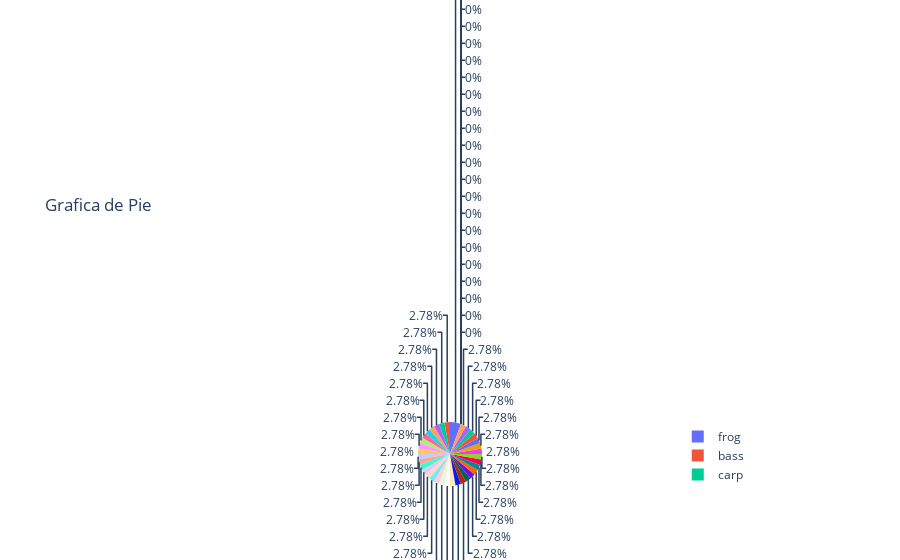

Notebook code for this chart:
### Markdown cell above
#### Grafico pie():
- Sirve para ver de manera rapida y general que datos tenemos y como estan organizados
- Se pasa como primer argumento el DataFrame,

### Code cell
px.pie(df_zoo, values='aquatic', names='animal name', title='Grafica de Pie')

### Figure 1 — Plotly figure (JSON) as saved in the notebook; plotly's stock layout.template omitted (floating-point values rounded to 4 significant figures)
{"data": [{"domain": {"x": [0, 1], "y": [0, 1]}, "hovertemplate": "animal name=%{label}<br>aquatic=%{value}<extra></extra>", "labels": ["antelope", "bass", "bear", "boar", "buffalo", "calf", "carp", "catfish", "cavy", "cheetah", "chicken", "chub", "clam", "crab", "crayfish", "crow", "deer", "dogfish", "dolphin", "dove", "duck", "elephant", "flamingo", "flea", "frog", "frog", "fruitbat", "giraffe", "girl", "gnat", "goat", "gorilla", "gull", "haddock", "hamster", "hare", "hawk", "herring", "honeybee", "housefly", "kiwi", "ladybird", "lark", "leopard", "lion", "lobster", "lynx", "mink", "mole", "mongoose", "moth", "newt", "octopus", "opossum", "oryx", "ostrich", "parakeet", "penguin", "pheasant", "pike", "piranha", "pitviper", "platypus", "polecat", "pony", "porpoise", "puma", "pussycat", "raccoon", "reindeer", "rhea", "scorpion", "seahorse", "seal", "sealion", "seasnake", "seawasp", "skimmer", "skua", "slowworm", "slug", "sole", "sparrow", "squirrel", "starfish", "stingray", "swan", "termite", "toad", "tortoise", "tuatara", "tuna", "vampire", "vole", "vulture", "wallaby", "wasp", "wolf", "worm", "wren"], "legendgroup": "", "name": "", "showlegend": true, "type": "pie", "values": [0, 1, 0, 0, 0, 0, 1, 1, 0, 0, 0, 1, 0, 1, 1, 0, 0, 1, 1, 0, 1, 0, 0, 0, 1, 1, 0, 0, 0, 0, 0, 0, 1, 1, 0, 0, 0, 1, 0, 0, 0, 0, 0, 0, 0, 1, 0, 1, 0, 0, 0, 1, 1, 0, 0, 0, 0, 1, 0, 1, 1, 0, 1, 0, 0, 1, 0, 0, 0, 0, 0, 0, 1, 1, 1, 1, 1, 1, 1, 0, 0, 1, 0, 0, 1, 1, 1, 0, 1, 0, 0, 1, 0, 0, 0, 0, 0, 0, 0, 0]}], "layout": {"legend": {"tracegroupgap": 0}, "title": {"text": "Grafica de Pie"}}}
